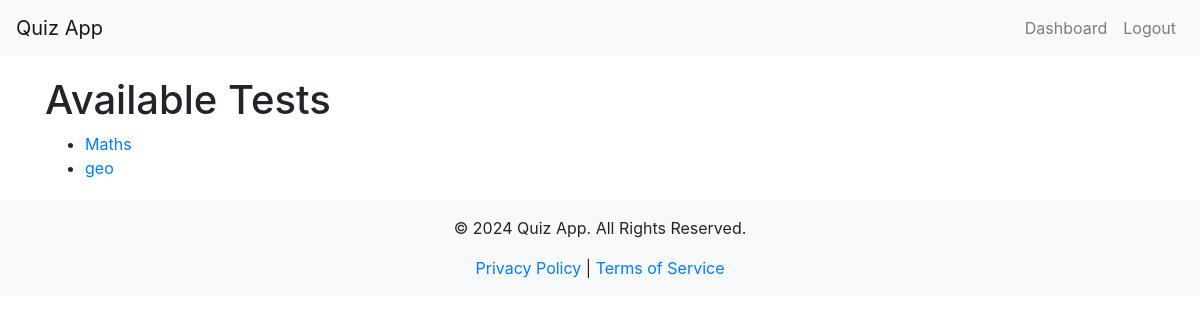
The page /available_tests (signed in) on the database as committed earlier.
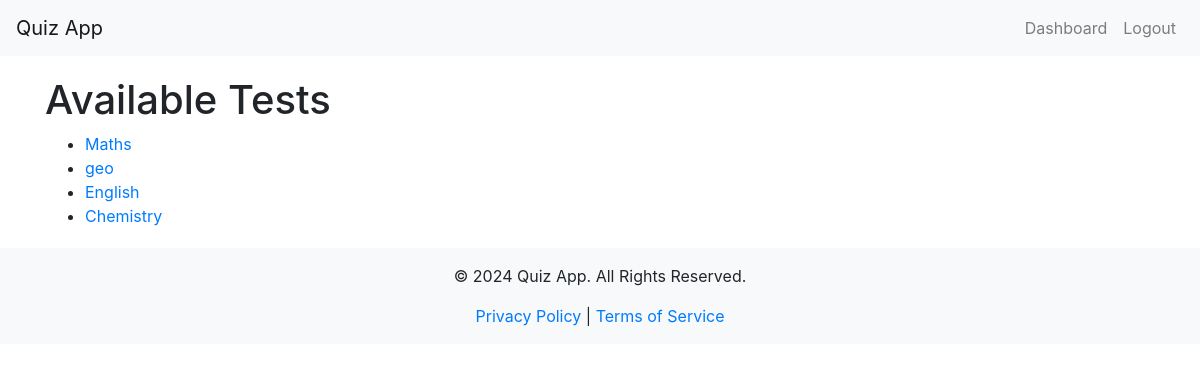
The same page on the database as committed later.
### app/models.py (models this page shows)
class QuizSet(db.Model):
    id = db.Column(db.Integer, primary_key=True)
    title = db.Column(db.String(128), nullable=False)
    questions = db.relationship('Question', backref='quiz_set', lazy=True)
    quiz_results = db.relationship('QuizResult', backref='related_quiz_set', lazy=True)  # Renamed backref

### app/routes.py (the view)
@main_bp.route("/available_tests")
@login_required
def available_tests():
    quizzes = QuizSet.query.all()
    return render_template('available_tests.html', quizzes=quizzes)

### app/__init__.py (called while the page is built)
@login_manager.user_loader
def load_user(user_id):
    from app.models import User
    return User.query.get(int(user_id))

### app/templates/available_tests.html
{% extends "layout.html" %}
{% block content %}
<h1>Available Tests</h1>
<ul>
    {% for quiz in quizzes %}
    <li>
        <a href="{{ url_for('main.quiz', quiz_id=quiz.id) }}">{{ quiz.title }}</a>
    </li>
    {% endfor %}
</ul>
{% endblock %}

Rows that differ between the two databases and show on the page:
added QuizSet: title "English"
added QuizSet: title "Chemistry"
